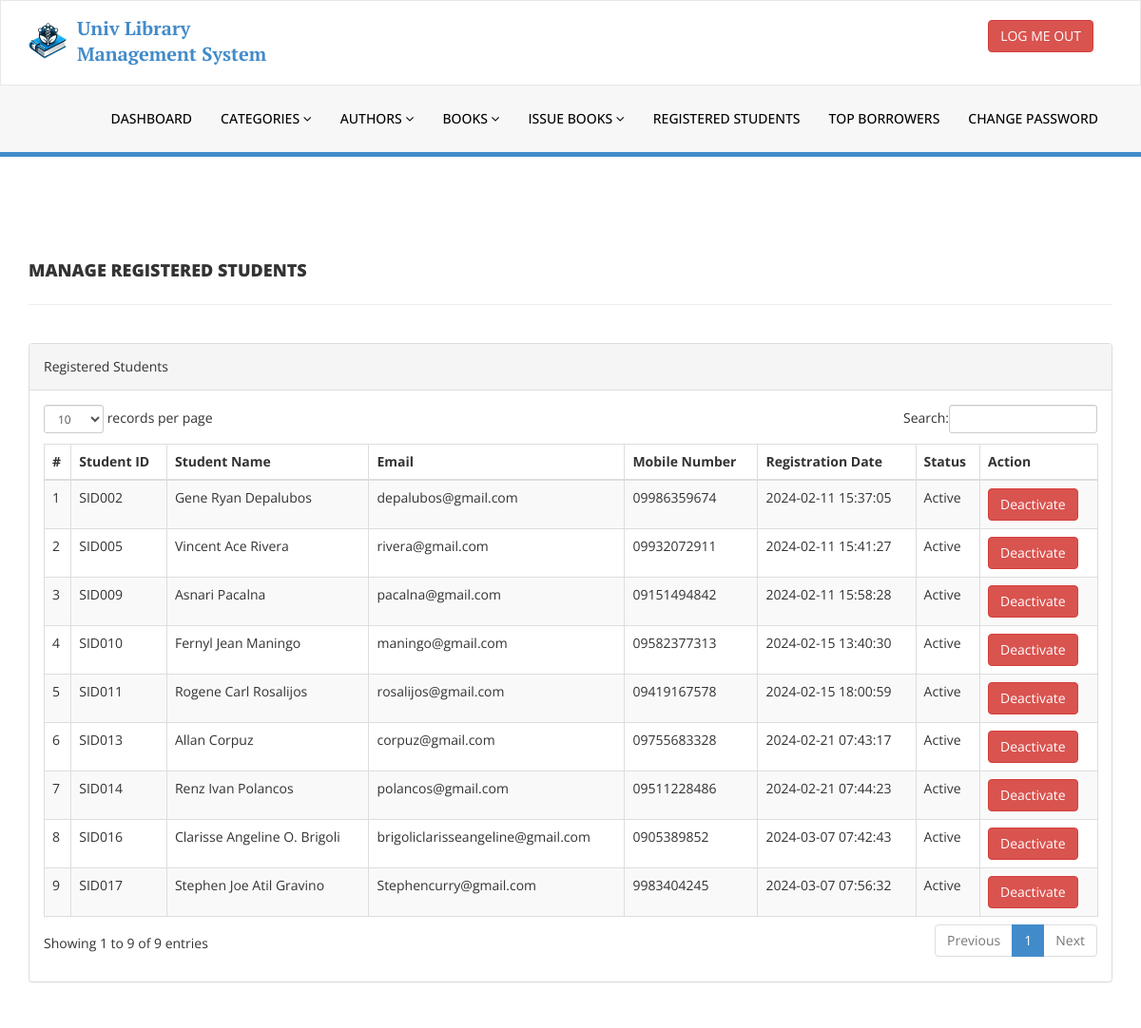
The page /library/admin/reg-students.php (signed in) on the database its author committed.
### tables this page shows
CREATE TABLE `tblstudents` (
  `id` int(11) NOT NULL,
  `StudentId` varchar(100) DEFAULT NULL,
  `FullName` varchar(120) DEFAULT NULL,
  `EmailId` varchar(120) DEFAULT NULL,
  `MobileNumber` char(11) DEFAULT NULL,
  `Password` varchar(120) DEFAULT NULL,
  `Status` int(1) DEFAULT NULL,
  `RegDate` timestamp NULL DEFAULT current_timestamp(),
  `UpdationDate` timestamp NULL DEFAULT NULL ON UPDATE current_timestamp()
);

### library/admin/reg-students.php (the view, shortened to what this page needs)
<?php
include('includes/config.php');
if (strlen($_SESSION['alogin']) == 0) {
    header('location:index.php');
} else {
?>
    <!DOCTYPE html>
    <html xmlns="http://www.w3.org/1999/xhtml">
    <head>
        <link href="assets/css/bootstrap.css" rel="stylesheet" />
        <link href="assets/css/font-awesome.css" rel="stylesheet" />
        <link href="assets/js/dataTables/dataTables.bootstrap.css" rel="stylesheet" />
        <link href="assets/css/style.css" rel="stylesheet" />
    </head>
    <body>
        <?php include('includes/header.php'); ?>
        <div class="content-wrapper">
            <div class="container">
                <div class="row pad-botm">
                    <div class="col-md-12">
                        <h4 class="header-line">Manage Registered Students</h4>
                    </div>
                </div>
                <div class="row">
                    <div class="col-md-12">
                        <div class="panel panel-default">
                            <div class="panel-heading">
                                Registered Students
                            </div>
                            <div class="panel-body">
                                <div class="table-responsive">
                                    <table class="table table-striped table-bordered table-hover" id="dataTables-example">
                                        <thead>
                                            <tr>
                                                <th>#</th>
                                                <th>Student ID</th>
                                                <th>Student Name</th>
                                                <th>Email </th>
                                                <th>Mobile Number</th>
                                                <th>Registration Date</th>
                                                <th>Status</th>
                                                <th>Action</th>
                                            </tr>
                                        </thead>
                                        <tbody>
                                            <?php $sql = "SELECT * from tblstudents";
                                            $query = $dbh->prepare($sql);
                                            $query->execute();
                                            $results = $query->fetchAll(PDO::FETCH_OBJ);
                                            $cnt = 1;
                                            if ($query->rowCount() > 0) {
                                                foreach ($results as $result) {               ?>
                                                    <tr class="odd gradeX">
                                                        <td class="center"><?php echo htmlentities($cnt); ?></td>
                                                        <td class="center"><?php echo htmlentities($result->StudentId); ?></td>
                                                        <td class="center"><?php echo htmlentities($result->FullName); ?></td>
                                                        <td class="center"><?php echo htmlentities($result->EmailId); ?></td>
                                                        <td class="center"><?php echo htmlentities($result->MobileNumber); ?></td>
                                                        <td class="center"><?php echo htmlentities($result->RegDate); ?></td>
                                                        <td class="center"><?php if ($result->Status == 1) {
                                                                                echo htmlentities("Active");
                                                                            } else {
                                                                                echo htmlentities("Blocked");
                                                                            }
                                                                            ?></td>
                                                        <td class="center">
                                                            <?php if ($result->Status == 1) { ?>
                                                                <a href="reg-students.php?inid=<?php echo htmlentities($result->id); ?>" onclick="return confirm('Are you sure you want to block this student?');"> <button class=" btn btn-danger">Deactivate</button>
                                                                <?php } else { ?>
                                                                    <a href="reg-students.php?id=<?php echo htmlentities($result->id); ?>" onclick="return confirm('Are you sure you want to active this student?');"><button class=" btn btn-primary">Activate</button>
                                                                    <?php } ?>
                                                        </td>
                                                    </tr>
                                            <?php $cnt = $cnt + 1;
                                                }
                                            } ?>
                                        </tbody>
                                    </table>
                                </div>
                            </div>
                        </div>
                    </div>
                </div>
            </div>
        </div>
    </body>
    </html>
<?php } ?>

### library/admin/assets/css/style.css (style rules this page uses)
body { font-family: 'Open Sans', sans-serif; line-height: 28px; }
.content-wrapper { margin-top: 100px; min-height: 70vh; padding-bottom: 4rem; }
.header-line { font-weight: 900; padding-bottom: 25px; border-bottom: 1px solid #eeeeee; text-transform: uppercase; }
.pad-botm { padding-bottom: 30px; }

### rows shown on the page
tblstudents: StudentId "SID002", FullName "Gene Ryan Depalubos", EmailId "depalubos@gmail.com", MobileNumber "09986359674", RegDate "2024-02-11 15:37:05"
tblstudents: StudentId "SID005", FullName "Vincent Ace Rivera", EmailId "rivera@gmail.com", MobileNumber "09932072911", RegDate "2024-02-11 15:41:27"
tblstudents: StudentId "SID009", FullName "Asnari Pacalna", EmailId "pacalna@gmail.com", MobileNumber "09151494842", RegDate "2024-02-11 15:58:28"
tblstudents: StudentId "SID010", FullName "Fernyl Jean Maningo", EmailId "maningo@gmail.com", MobileNumber "09582377313", RegDate "2024-02-15 13:40:30"
tblstudents: StudentId "SID011", FullName "Rogene Carl Rosalijos", EmailId "rosalijos@gmail.com", MobileNumber "09419167578", RegDate "2024-02-15 18:00:59"
tblstudents: StudentId "SID013", FullName "Allan Corpuz", EmailId "corpuz@gmail.com", MobileNumber "09755683328", RegDate "2024-02-21 07:43:17"
tblstudents: StudentId "SID014", FullName "Renz Ivan Polancos", EmailId "polancos@gmail.com", MobileNumber "09511228486", RegDate "2024-02-21 07:44:23"
tblstudents: StudentId "SID016", FullName "Clarisse Angeline O. Brigoli", EmailId "brigoliclarisseangeline@gmail.com", MobileNumber "0905389852", RegDate "2024-03-07 07:42:43"
tblstudents: StudentId "SID017", FullName "Stephen Joe Atil Gravino", EmailId "Stephencurry@gmail.com", MobileNumber "9983404245", RegDate "2024-03-07 07:56:32"
